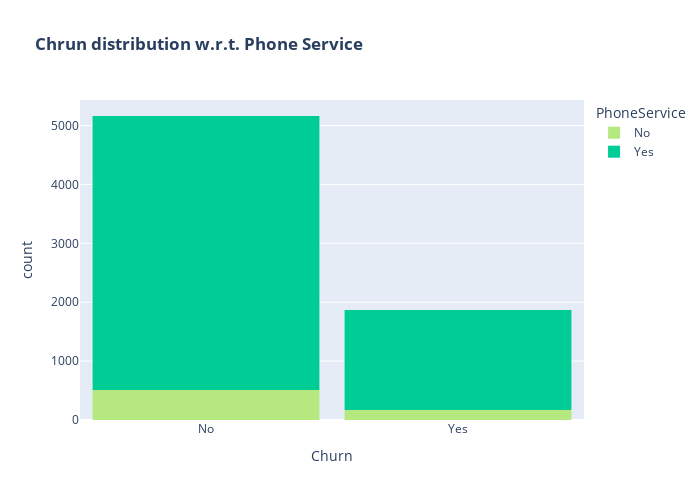

This figure's notebook cell:
### Code cell
color_map = {"Yes": '#00CC96', "No": '#B6E880'}
fig = px.histogram(df, x="Churn", color="PhoneService", title="<b>Chrun distribution w.r.t. Phone Service</b>", color_discrete_map=color_map)
fig.update_layout(width=700, height=500, bargap=0.1)
fig.show()

### Figure 1 — Plotly figure (JSON) as saved in the notebook; plotly's stock layout.template omitted (floating-point values rounded to 4 significant figures; data arrays with more than 128 entries replaced by an {"elided": "..."} marker saying what was removed)
{"data": [{"alignmentgroup": "True", "bingroup": "x", "hovertemplate": "PhoneService=No<br>Churn=%{x}<br>count=%{y}<extra></extra>", "legendgroup": "No", "marker": {"color": "#B6E880", "pattern": {"shape": ""}}, "name": "No", "offsetgroup": "No", "orientation": "v", "showlegend": true, "type": "histogram", "x": {"elided": "680 str values"}, "xaxis": "x", "yaxis": "y"}, {"alignmentgroup": "True", "bingroup": "x", "hovertemplate": "PhoneService=Yes<br>Churn=%{x}<br>count=%{y}<extra></extra>", "legendgroup": "Yes", "marker": {"color": "#00CC96", "pattern": {"shape": ""}}, "name": "Yes", "offsetgroup": "Yes", "orientation": "v", "showlegend": true, "type": "histogram", "x": {"elided": "6352 str values"}, "xaxis": "x", "yaxis": "y"}], "layout": {"bargap": 0.1, "barmode": "relative", "height": 500, "legend": {"title": {"text": "PhoneService"}, "tracegroupgap": 0}, "title": {"text": "<b>Chrun distribution w.r.t. Phone Service</b>"}, "width": 700, "xaxis": {"anchor": "y", "domain": [0, 1], "title": {"text": "Churn"}}, "yaxis": {"anchor": "x", "domain": [0, 1], "title": {"text": "count"}}}}
